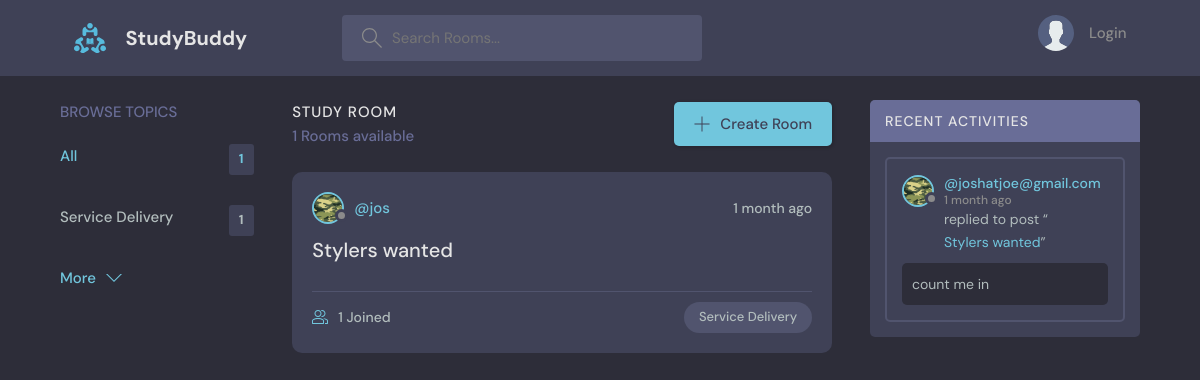
Before: / with the older database file.
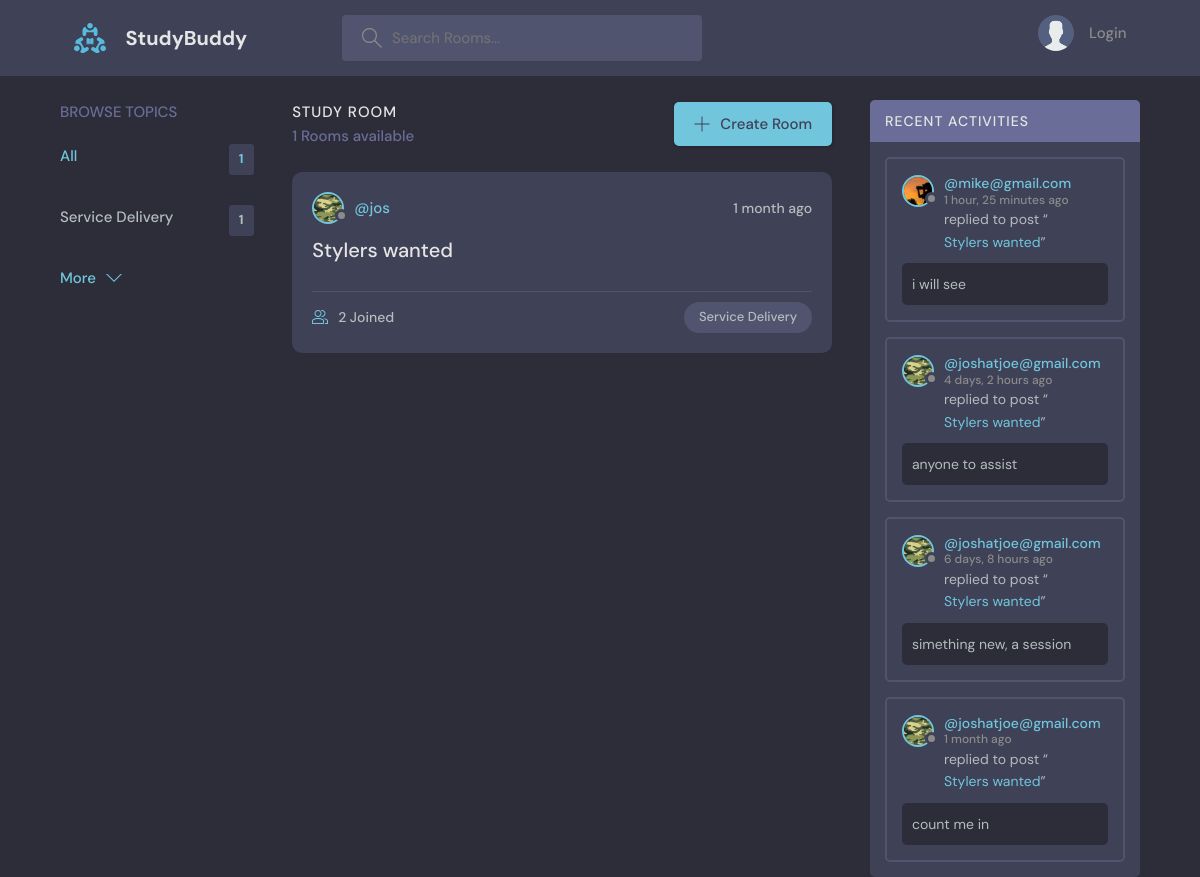
After: the same page with the newer database file.
### base/models.py (models this page shows, shortened)
class Topic(models.Model):
    name= models.CharField(max_length=200)

class Room(models.Model):
    host = models.ForeignKey(User, on_delete=models.SET_NULL, null=True)
    topic = models.ForeignKey(Topic, on_delete=models.SET_NULL, null=True)
    name = models.CharField(max_length=200)
    description = models.TextField(null=True, blank=True)
    participants = models.ManyToManyField(
        User, related_name='participants', blank=True)
    updated = models.DateTimeField(auto_now=True)
    created = models.DateTimeField(auto_now_add=True)
    class Meta:
        ordering = ['-updated', '-created']
    def __str__(self):
        return self.name

class User(AbstractUser):
    name = models.CharField(max_length=200, null=True)
    email = models.EmailField(unique=True, null=True)
    bio = models.TextField(null=True)
    avatar = models.ImageField(null=True, default="avatar.svg")
    USERNAME_FIELD = 'email'
    REQUIRED_FIELDS = []

class Message(models.Model):
    user = models.ForeignKey(User, on_delete=models.CASCADE)
    room = models.ForeignKey(Room, on_delete=models.CASCADE)
    body = models.TextField()
    updated = models.DateTimeField(auto_now=True)
    created = models.DateTimeField(auto_now_add=True)
    class Meta:
        ordering = ['-updated', '-created']

### base/views.py (the view)
# urls.py: path('', views.home, name="home"),
def home(request):
    q = request.GET.get('q') if request.GET.get('q') != None else ''
    rooms = Room.objects.filter(
        Q(topic__name__icontains=q) |
        Q(name__icontains=q) |
        Q(description__icontains=q)
    )
    topics = Topic.objects.all()[0:5]
    room_count = rooms.count()
    room_messages = Message.objects.filter(Q(room__topic__name__icontains=q))
    context = {'rooms': rooms, 'topics': topics,
               'room_count': room_count, 'room_messages': room_messages}
    return render(request, 'base/home.html', context)

### base/templates/base/home.html (shortened to what this page needs)
{% extends 'main.html'%}
{% block content %}
<main class="layout layout--3">
  <div class="container">
    {% include 'base/topics_component.html' %}
    <div class="roomList">
      <div class="roomList__header">
        <div>
          <h2>Study Room</h2>
          <p>{{room_count}} Rooms available</p>
        </div>
        <a class="btn btn--main" href="{% url 'create-room' %}">
          <svg version="1.1" xmlns="http://www.w3.org/2000/svg" width="32" height="32" viewBox="0 0 32 32">
            <title>add</title>
            <path
              d="M16.943 0.943h-1.885v14.115h-14.115v1.885h14.115v14.115h1.885v-14.115h14.115v-1.885h-14.115v-14.115z">
            </path>
          </svg>
          Create Room
        </a>
      </div>
      {% include 'base/feed_component.html' %}
    </div>
    {% include 'base/activity_component.html' %}
  </div>
</main>
{% endblock %}

### base/templates/base/topics_component.html
<div class="topics">
    <div class="topics__header">
        <h2>Browse Topics</h2>
    </div>
    <ul class="topics__list">
        <li>
            <a href="{% url 'home' %}" class="active">All <span>{{topics.count}}</span></a>
        </li>
        {% for topic in topics %}
        <li>
            <a href="{% url 'home' %}?q={{topic.name}}">{{topic.name}}<span>{{topic.room_set.all.count}}</span></a>
        </li>
        {% endfor %}
    </ul>
    <a class="btn btn--link" href="{% url 'topics' %}">
        More
        <svg version="1.1" xmlns="http://www.w3.org/2000/svg" width="32" height="32" viewBox="0 0 32 32">
            <title>chevron-down</title>
            <path d="M16 21l-13-13h-3l16 16 16-16h-3l-13 13z"></path>
        </svg>
    </a>
</div>

### base/templates/base/feed_component.html (shortened to what this page needs)
{% for room in rooms %}
<div class="roomListRoom">
    <div class="roomListRoom__header">
        <a href="{% url 'user-profile' room.host.id %}" class="roomListRoom__author">
            <div class="avatar avatar--small">
                <img src="{{room.host.avatar.url}}" />
            </div>
            <span>@{{room.host.username}}</span>
        </a>
        <div class="roomListRoom__actions">
            <span>{{room.created|timesince}} ago</span>
        </div>
    </div>
    <div class="roomListRoom__content">
        <a href="{% url 'room' room.id %}">{{room.name}}</a>
    </div>
    <div class="roomListRoom__meta">
        <a href="room.html" class="roomListRoom__joined">
            {{room.participants.all.count}} Joined
        </a>
        <p class="roomListRoom__topic">{{room.topic.name}}</p>
    </div>
</div>
{% endfor%}

### base/templates/base/activity_component.html (shortened to what this page needs)
<div class="activities">
    <div class="activities__header">
        <h2>Recent Activities</h2>
    </div>
    {% for message in room_messages %}
    <div class="activities__box">
        <div class="activities__boxHeader roomListRoom__header">
            <a href="{% url 'user-profile' message.user.id %}" class="roomListRoom__author">
                <div class="avatar avatar--small">
                    <img src="{{message.user.avatar.url}}" />
                </div>
                <p>
                    @{{message.user}}
                    <span>{{message.created|timesince}} ago</span>
                </p>
            </a>
        </div>
        <div class="activities__boxContent">
            <p>replied to post “<a href="{% url 'room' message.room.id %}">{{message.room}}</a>”</p>
            <div class="activities__boxRoomContent">
                {{message.body}}
            </div>
        </div>
    </div>
    {% endfor %}
</div>

Changed rows visible on the page:
computed for Room "Stylers wanted": participants.all.count "1" → "2"
added Message: user.avatar (picture), user "mike@gmail.com", created "1 hour, 25 minutes", room "Stylers wanted", body "i will see"
added Message: user.avatar (picture), user "joshatjoe@gmail.com", created "4 days, 2 hours", room "Stylers wanted", body "anyone to assist"
added Message: user.avatar (picture), user "joshatjoe@gmail.com", created "6 days, 8 hours", room "Stylers wanted", body "simething new, a session"
